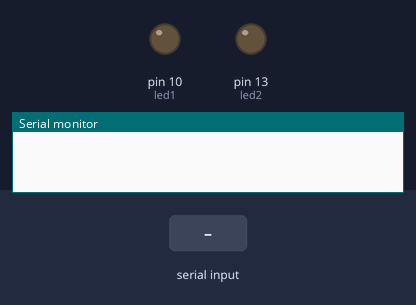
This sketch was run on a simulated Arduino Uno, built with avr-gcc and run on an emulated ATmega328P. On the bench: output pins drawn as LEDs (lit = HIGH), the last lines printed to the serial monitor. Inputs (shaded band) come from the test bench.

Above: at 1.2 s.
1.3 s: "1o" received over Serial
At 2.5 s:
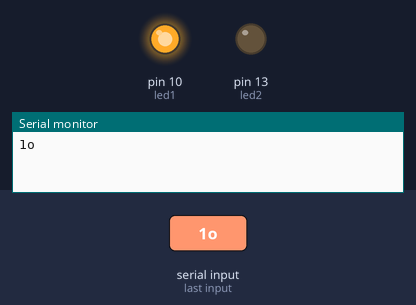
2.9 s: "2o" received over Serial
At 3.6 s:
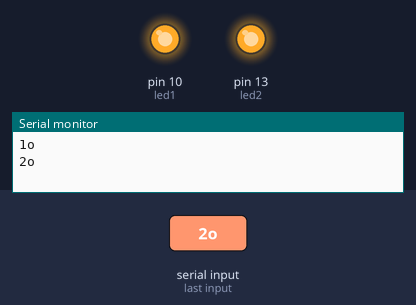
4.4 s: "1f" received over Serial
At 4.8 s:
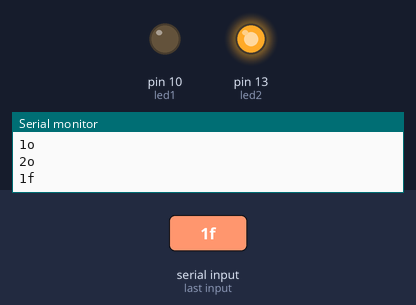
5.9 s: "2f" received over Serial
At 7.1 s:
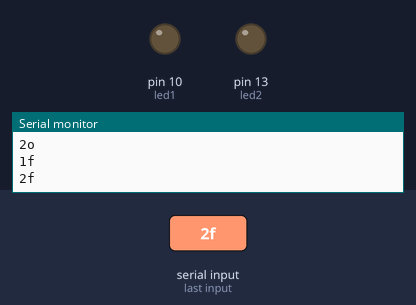
Timing chart, 0 to 8.4 s (numbered marks = the images above; inputs shaded):
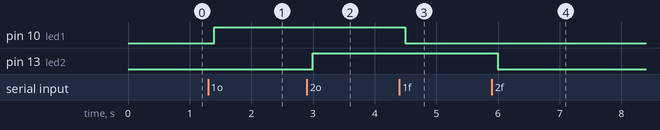

Measured:
- after the input at 1.3 s, pin 10 (led1): LOW → HIGH after 0.10 s
- after the input at 2.9 s, pin 13 (led2): LOW → HIGH after 0.10 s
- after the input at 4.4 s, pin 10 (led1): HIGH → LOW after 0.10 s
- after the input at 5.9 s, pin 13 (led2): HIGH → LOW after 0.10 s

The sketch:

sketch_dec7b_serialledcon.ino
```cpp
const int led1 = 10;
const int led2 = 13;

void setup() {
  // put your setup code here, to run once:
  Serial.begin(115200);
  Serial.setTimeout(100);
  pinMode(led1,OUTPUT);
  pinMode(led2,OUTPUT);
}

void loop() {
  // put your main code here, to run repeatedly:
  if(Serial.available()){
//    char a = Serial.read();
      String inputStr = Serial.readString();

//      String state1;
//      String state2;
/*    Serial.println(a,HEX); */
    if (inputStr == "1o"){
      digitalWrite(led1, HIGH);
        Serial.println("1o");
//        state1 == "1o";
    }
    else if (inputStr == "1f"){
      digitalWrite(led1, LOW);
        Serial.println("1f");
//        state1 == "1f";
    }
    else if (inputStr == "2o"){
      digitalWrite(led2, HIGH);
        Serial.println("2o");
 //       state2 == "2o";
    }
    else if (inputStr == "2f"){
      digitalWrite(led2, LOW);
        Serial.println("2f");
  //      state2 == "2f";
    }

    else if (inputStr == "1r"){
      int st = digitalRead(led1);
      if (st == 1){
        Serial.print("1o");
        Serial.write(13);
        Serial.write(10);
      }
      else if (st == 0){
        Serial.print("1f");
        Serial.write(13);
        Serial.write(10);
      }
    }

    else if (inputStr == "2r"){
      int st = digitalRead(led2);
      if (st == 1){
        Serial.print("2o");
        Serial.write(13);
        Serial.write(10);
      }
      else if (st == 0){
        Serial.print("2f");
        Serial.write(13);
        Serial.write(10);
      }
    }


    /*
    switch(input) {
      case '1' :
        digitalWrite(led1, HIGH);
        Serial.print("1o");
        break;

      case "2" :
        digitalWrite(led1, LOW);
        Serial.print("1f");
        break;

      case "3" :
        digitalWrite(led2, HIGH);
        Serial.print("2o");
        break;

      case "4" :
        digitalWrite(led2, LOW);
        Serial.print("2f");
        break;

      default :
      Serial.print("e");
        break;
    }
    */
  }
/*  else {
    Serial.println("Serial data received FAIL. Arduino Serial Bussfer is NULL");
  }
*/
}
```
